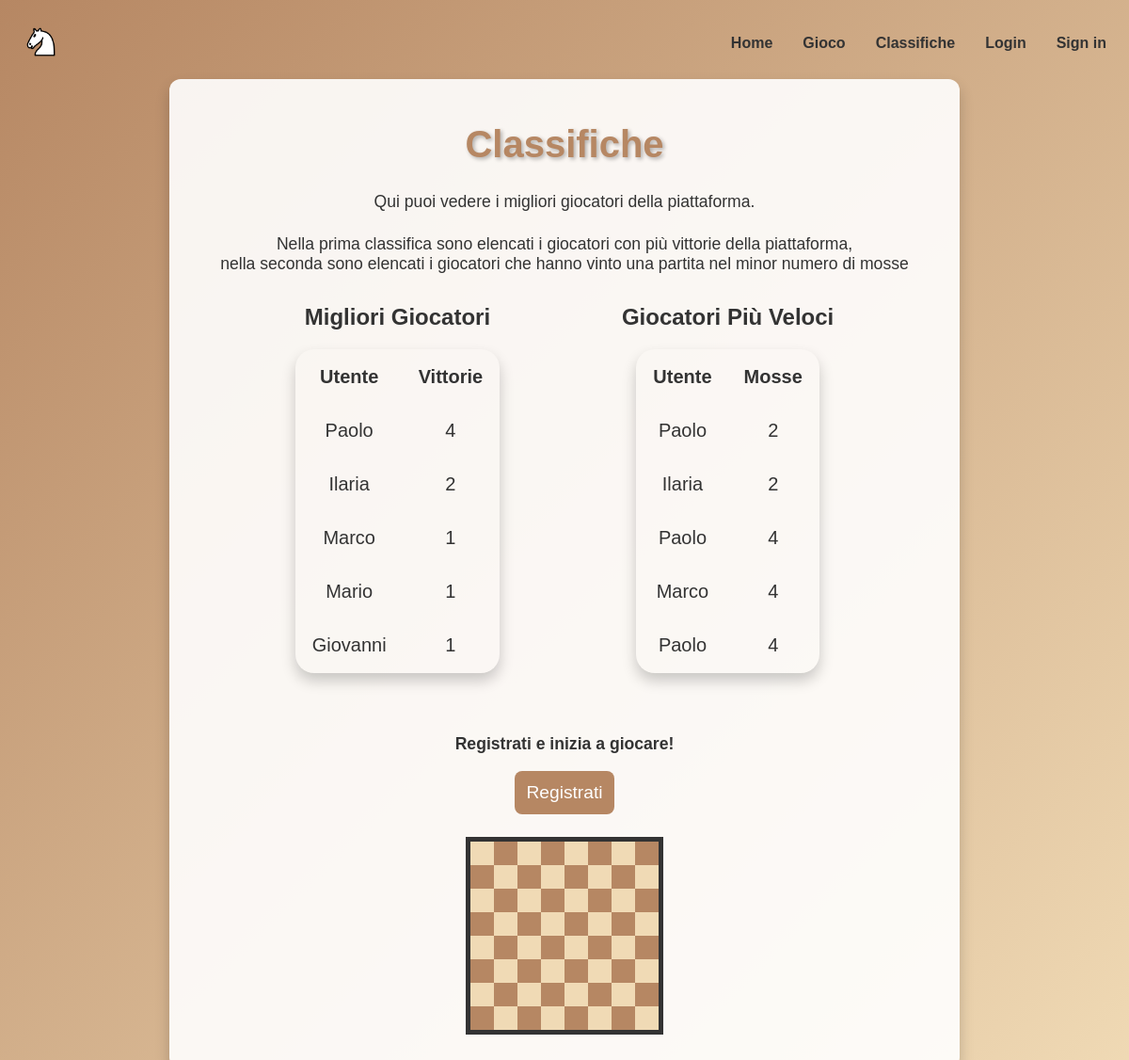
The app's page /php/classifiche.php with its own data.
### tables this page shows
CREATE TABLE `partita` (
  `ID` int(11) NOT NULL AUTO_INCREMENT,
  `Vittoria` tinyint(1) NOT NULL,
  `Username` varchar(128) NOT NULL,
  `Mosse` int(11) NOT NULL,
  PRIMARY KEY (`ID`)
);

### php/classifiche.php (the view, shortened to what this page needs)
<!DOCTYPE html>
<html lang="it">
<head>
  <link rel="stylesheet" href="../css/header.css">
  <link rel="stylesheet" href="../css/main.css">
  <link rel="stylesheet" href="../css/table.css">
  <link rel="stylesheet" href="../css/card.css">
</head>
<body>
  <header>
    <div>
        <a href="index.php">
            <img src="../img/png/white_knight.png" alt="logo">
        </a>
    </div>
    <nav class="header-nav">
        <ul class="primary-navigation">
            <li><a href="index.php">Home</a></li>
            <li><a href="scegliColore.php">Gioco</a></li>
            <li><a href="classifiche.php">Classifiche</a></li>
            <?php
                if(isset($_SESSION['logged']) && $_SESSION['logged'] == true){
                    echo'<li><a href="logout.php">Log Out</a></li>';
                } else {
                    echo '<li><a href="login.php">Login</a></li>';
                    echo '<li><a href="signUp.php">Sign in</a></li>';
                }
            ?>
        </ul>
    </nav>
  </header>
  <div class="container max-width-main">
    <h1>Classifiche</h1>
    <div class="chess-info">
        <p>Qui puoi vedere i migliori giocatori della piattaforma.</p>
        <p>Nella prima classifica sono elencati i giocatori con più vittorie della piattaforma, <br> nella seconda sono elencati i giocatori che hanno vinto una partita nel minor numero di mosse</p>
    </div>
    <div class="tables">
        <div class="most-wins">
        <h2>Migliori Giocatori</h2>
            <table>
                <thead>
                    <th>Utente</th><th>Vittorie</th>
                </thead>
                <?php
                    $utenti_classificati = [];
                    function riga($user, $count){
                        echo "<tr> <td>$user</td><td>$count</td></tr>";
                    }
                    function query($query){
                        $connection = mysqli_connect(DBHOST, DBUSER, DBPASS, DBNAME);
                        $result = mysqli_query($connection, $query);
                        return $result;
                    }
                    $query = "SELECT Username, count(*) as partite
                                from partita
                                where vittoria = 1
                                group by Username
                                order by partite desc
                                LIMIT 5";
                    $result = query($query);
                    while($row = mysqli_fetch_assoc($result)){
                        $user = $row["Username"];
                        $count = $row["partite"];
                        array_push($utenti_classificati, $user);
                        riga($user, $count);
                    }
                ?>
            </table>
        </div>
        <div class="most-wins">
            <h2>Giocatori Più Veloci</h2>
            <table>
                <thead>
                    <th>Utente</th><th>Mosse</th>
                </thead>
                <?php
                    $query = "SELECT Username, mosse
                                from partita
                                where vittoria = 1
                                order by mosse asc
                                LIMIT 5";
                    $result = query($query);
                    while($row = mysqli_fetch_assoc($result)){
                        $user = $row["Username"];
                        $count = $row["mosse"];
                        array_push($utenti_classificati, $user);
                        riga($user, $count);
                    }
                ?>
            </table>
        </div>
    </div>
    <?php
        if(isset($_SESSION['logged']) && $_SESSION['logged'] == true){
            $username = $_SESSION['username'];
            if(in_array($username, $utenti_classificati))
                echo "<p class='bold'>Complimenti $username sei già in classifica!</p>";
            else
                echo "<p class='bold'>Dai $username inizia anche tu a giocare e scala le classifica!</p>";
        } else {
            echo "<p class='bold'>Registrati e inizia a giocare!</p>";
        }
    ?>
    <button class="login-btn">
    <?php
        if(isset($_SESSION['logged']) && $_SESSION['logged'] == true){
            echo "<a class='no-margin' href='scegliColore.php'>Gioca</a>";
        } else {
            echo "<a class='no-margin' href='signUp.php'>Registrati</a>";
        }
      ?>
    </button>
    <div class="chessboard">
    </div>
  </div>
</body>
</html>

### css/header.css (style rules this page uses)
header { display: flex; align-items: center; justify-content: space-between; }
header img { width: 2.5rem; aspect-ratio: 1; margin: 1rem; }
.primary-navigation { list-style: none; display: flex; gap: 2rem; padding: 1rem; margin: 0; }
.primary-navigation a { text-decoration: none; color: var(--primary-color); font-weight: 600; cursor: pointer; }

### css/main.css (style rules this page uses)
:root { --dark-square: rgb(182, 135, 99); --light-square: rgb(240, 218, 181); --primary-color: #333; --accent-color: #f0a500; --text-light: #fff; --background: linear-gradient(135deg, var(--dark-square), var(--light-square)); }
body { background: var(--background); color: var(--primary-color); min-height: 100vh; font-family: Arial, sans-serif; background-repeat: no-repeat; }
a { text-decoration: none; }
.bold { font-weight: 600; }
.container a { display: block; margin-top: 1.5rem; }
h1 { font-size: 2.5rem; color: var(--dark-square); margin-bottom: 1rem; text-shadow: 2px 2px 4px rgba(0, 0, 0, 0.3); }
p { font-size: 1.1rem; }
.login-btn { background: var(--dark-square); color: var(--text-light); padding: 12px; border: none; border-radius: 8px; font-size: 1.2rem; cursor: pointer; transition: background 0.3s, transform 0.2s; }
.login-btn a { color: white; }
.chessboard { margin: auto; display: flex; flex-wrap: wrap; width: 12.5rem; height: 12.5rem; margin-top: 1.5rem; margin-bottom: 1rem; border: 5px solid var(--primary-color); align-items: center; }
.no-margin { margin: 0!important; }
.chess-info > p { text-align: center; padding: 0.75rem 2rem; margin: 0; }

### css/table.css (style rules this page uses)
table { margin: auto; margin-top: 1rem; margin-bottom: 3rem; border: none; box-shadow: 0 8px 15px rgba(0, 0, 0, 0.2); border-radius: 20px; }
th, td { font-size: 1.25rem; padding: 1rem; }
.tables { display: flex; gap: 1rem; margin-inline: auto; justify-content: space-evenly; }

### css/card.css (style rules this page uses)
:root { --dark-square: rgb(182, 135, 99); --light-square: rgb(240, 218, 181); --medium-brown: #e3c7a2; --dark-square-selected: #657d65; --light-square-selected: #81a581; --primary-color: #333; --accent-color: #f0a500; --text-light: #fff; --background: linear-gradient(135deg, var(--dark-square), var(--light-square)); }
.container { background: rgba(255, 255, 255, 0.9); box-shadow: 0 8px 15px rgba(0, 0, 0, 0.2); border-radius: 12px; padding: 20px; margin: auto; margin-bottom: 1rem; text-align: center; animation: fadeIn 1s ease-in-out; }
.max-width-main { max-width: min(50rem, 80%); }

### records on screen
partita: Username "Paolo", Mosse "2"
partita: Username "Ilaria", Mosse "2"
partita: Username "Paolo", Mosse "4"
partita: Username "Marco", Mosse "4"
partita: Username "Paolo", Mosse "4"

### other values on screen
$user "Paolo"
$count "4"
$user "Ilaria"
$count "2"
$user "Marco"
$count "1"
$user "Mario"
$user "Giovanni"
